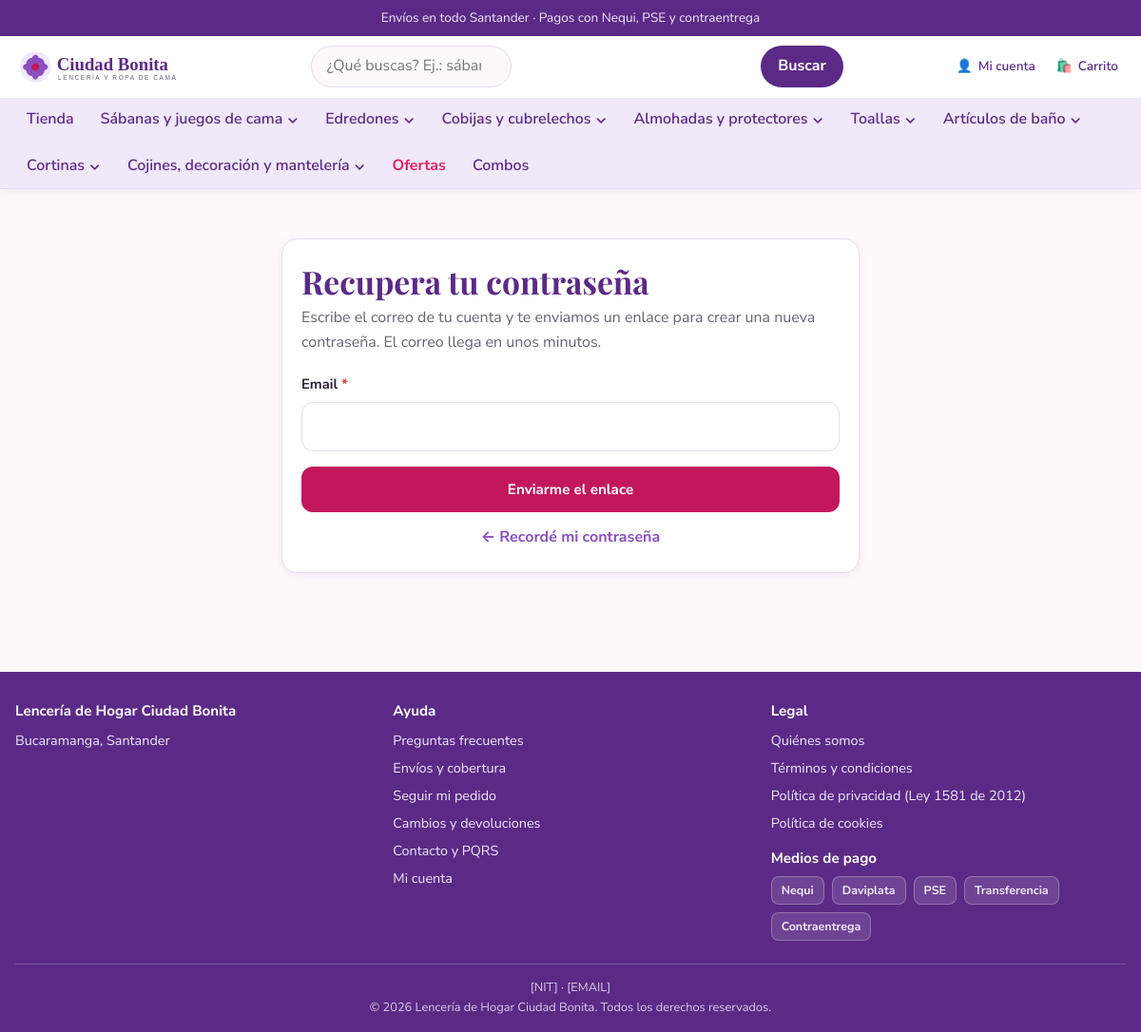
/cuenta/recuperar/, run on the app's committed database.
### core/models.py (models this page shows, shortened)
class SiteConfig(models.Model):
    nombre_negocio = models.CharField(
        "nombre del negocio", max_length=120, default="Lencería de Hogar Ciudad Bonita"
    )
    lema = models.CharField(
        "lema", max_length=160, blank=True,
        help_text="Frase corta que aparece en el encabezado o el pie.",
    )
    logo = models.ImageField("logo", upload_to="config/", blank=True, help_text="PNG o SVG.")
    ciudad = models.CharField("ciudad y departamento", max_length=80, default="Bucaramanga, Santander")
    whatsapp = models.CharField(
        "WhatsApp", max_length=20, blank=True,
        help_text="Solo dígitos con código de país. Ejemplo: 573001112233",
    )
    telefono = models.CharField("teléfono", max_length=20, blank=True)
    email_contacto = models.EmailField("correo de contacto", blank=True)
    nit = models.CharField("NIT", max_length=20, blank=True, help_text="Dejar en blanco si aún no se tiene.")
    direccion = models.CharField("dirección", max_length=160, blank=True)
    horario = models.CharField(
        "horario de atención", max_length=120, blank=True,
        help_text="Ejemplo: Lunes a sábado de 9:00 a.m. a 7:00 p.m.",
    )
    banner_promo_activo = models.BooleanField("mostrar banner de promoción", default=True)
    banner_promo_texto = models.CharField(
        "texto de promoción", max_length=160,
        default="Envíos en todo Santander · Pagos con Nequi, PSE y contraentrega",
    )
    ofertas_hasta = models.DateTimeField(
        "ofertas de la semana hasta", null=True, blank=True,
        help_text="Fecha y hora en que termina la cuenta regresiva de ofertas del inicio. "
                  "Si está vacía, no se muestra la sección.",
    )
    iva_incluido = models.BooleanField(
        "precios con IVA incluido", default=True,
        help_text="Si se desactiva, el IVA se calcula aparte en el checkout.",
    )
    iva_tasa = models.DecimalField(
        "tasa de IVA (%)", max_digits=5, decimal_places=2, default=19.00,
    )
    pago_nequi = models.TextField(
        "Nequi", blank=True,
        help_text="Número Nequi y titular. Ej.: 300 111 2233 — Lencería de Hogar. "
                  "Dejar en blanco si aún no se tiene.",
    )
    pago_daviplata = models.TextField(
        "Daviplata", blank=True,
        help_text="Número Daviplata y titular. Dejar en blanco si aún no se tiene.",
    )
    pago_transferencia = models.TextField(
        "Transferencia bancaria", blank=True,
        help_text="Banco, tipo de cuenta, número de cuenta y titular. "
                  "Dejar en blanco si aún no se tiene.",
    )
    reserva_horas_transferencia = models.PositiveIntegerField(
        "horas de reserva para transferencia", default=48,
        help_text="Cuánto tiempo se reserva el stock esperando el comprobante "
                  "(horas). Después el pedido se cancela solo.",
    )
    instagram = models.URLField("Instagram", blank=True)
    facebook = models.URLField("Facebook", blank=True)
    tiktok = models.URLField("TikTok", blank=True)
    class Meta:
        verbose_name = "configuración del negocio"
        verbose_name_plural = "configuración del negocio"
    @classmethod
    def get(cls):
        obj, _created = cls.objects.get_or_create(pk=1)
        return obj

### catalog/models.py (models this page shows, shortened)
class Categoria(models.Model):
    nombre = models.CharField("nombre", max_length=80, unique=True)
    slug = models.SlugField("slug", max_length=90, unique=True, blank=True)
    padre = models.ForeignKey(
        "self", on_delete=models.CASCADE, related_name="hijas",
        verbose_name="categoría padre", blank=True, null=True,
        help_text="Déjalo vacío para una categoría principal.",
    )
    descripcion = models.TextField("descripción", blank=True)
    imagen = models.ImageField("imagen", upload_to="categorias/", blank=True)
    orden = models.PositiveIntegerField("orden", default=0)
    activa = models.BooleanField("activa", default=True)
    meta_titulo = models.CharField("título SEO", max_length=70, blank=True)
    meta_descripcion = models.CharField("meta descripción SEO", max_length=160, blank=True)
    class Meta:
        verbose_name = "categoría"
        verbose_name_plural = "categorías"
        ordering = ["orden", "nombre"]
    def get_absolute_url(self):
        return reverse("catalog:categoria", args=[self.slug])

### accounts/context_processors.py (called while the page is built)
def deseos(request):
    if request.user.is_authenticated:
        return {
            "deseos_ids": set(request.user.deseos.values_list("producto_id", flat=True))
        }
    return {"deseos_ids": set()}

### cart/context_processors.py (called while the page is built)
def carrito(request):
    from cart.servicios import resumen
    return {"carrito_ui": resumen(request)}

### cart/servicios.py (called while the page is built, shortened)
def leer(request):
    datos = request.session.get(CLAVE) or {}
    lineas = {}
    return {
        "lineas": lineas,
        "cupon": str(datos.get("cupon") or "").strip().upper(),
        "municipio": str(datos.get("municipio") or "").strip(),
        "guardados": [str(s) for s in (datos.get("guardados") or [])],
    }

### core/context_processors.py (called while the page is built)
def site_config(request):
    config = SiteConfig.get()
    from catalog.models import Categoria
    categorias_menu = list(
        Categoria.objects.filter(activa=True, padre=None)
        .prefetch_related("hijas")
        .order_by("orden", "nombre")
    )
    return {
        "site": config,
        "categorias_menu": categorias_menu,
    }

### promotions/engine.py (called while the page is built, shortened)
def _d(valor):
    return Decimal(valor).quantize(ENTERO, rounding=ROUND_HALF_UP)

def _contexto_promos(ahora):
    return {
        "relampagos": list(
            VentaRelampago.objects.filter(activo=True, desde__lte=ahora, hasta__gte=ahora)
        ),
        "descuentos": list(
            Descuento.objects.filter(activo=True)
            .select_related("producto", "variante", "categoria")
        ),
        "unidades": list(
            PromoUnidades.objects.filter(activo=True).select_related("producto", "categoria")
        ),
        "volumen": list(
            PromoVolumen.objects.filter(activo=True).select_related("producto", "categoria")
        ),
    }

def calcular_carrito(lineas, codigo_cupon=None, usuario=None, ahora=None):
    ahora = ahora or timezone.now()
    preparadas = []
    for l in lineas:
        if isinstance(l, LineaCarrito):
            preparadas.append(l)
        else:  # tupla (variante, cantidad)
            preparadas.append(LineaCarrito(variante=l[0], cantidad=l[1]))
    ctx = _contexto_promos(ahora)
    lineas_calc = [_calcular_linea(l, ahora, ctx) for l in preparadas]
    descuento_ofertas = _d(sum(l.descuento for l in lineas_calc))
    resumen = ResumenCarrito(
        lineas=lineas_calc,
        descuento_ofertas=descuento_ofertas,
    )
    subtotal = resumen.subtotal
    if not codigo_cupon:
        return resumen

    @property
    def subtotal(self):
        return _d(sum(l.subtotal for l in self.lineas))

### templates/accounts/recuperar.html (shortened to what this page needs)
{% extends "base.html" %}
{% block contenido %}
<div class="contenedor cuenta">
  <section class="cuenta__tarjeta">
    <h1>Recupera tu contraseña</h1>
    <p class="cuenta__bajada">
      Escribe el correo de tu cuenta y te enviamos un enlace para crear una nueva
      contraseña. El correo llega en unos minutos.
    </p>
    <form method="post" action="{% url 'accounts:recuperar' %}" novalidate>
      {% include "accounts/_formulario.html" %}
      <button type="submit" class="btn btn-primario btn-bloque">Enviarme el enlace</button>
    </form>
    <p class="cuenta__enlaces">
      <a href="{% url 'accounts:ingreso' %}">← Recordé mi contraseña</a>
    </p>
  </section>
</div>
{% endblock contenido %}

### templates/includes/header.html (shortened to what this page needs)
{% load static %}
<header class="encabezado">
  {% if site.banner_promo_activo and site.banner_promo_texto %}
    <div class="barra-promo">
      {{ site.banner_promo_texto }}
    </div>
  {% endif %}
  <div class="contenedor encabezado__fila">
    <a class="logo" href="{% url 'core:home' %}" aria-label="Ir al inicio de {{ site.nombre_negocio }}">
      {% if site.logo %}
        <img src="{{ site.logo.url }}" alt="{{ site.nombre_negocio }}" width="220" height="60">
      {% else %}
        <img src="{% static 'img/logo.svg' %}" alt="{{ site.nombre_negocio }}" width="220" height="60">
      {% endif %}
    </a>
    <div class="buscar" x-data="{ abierto: false, consulta: '' }" @click.outside="abierto = false">
      <form class="buscar__caja" action="{% url 'catalog:buscar' %}" method="get" role="search"
            @submit="abierto = false">
        <div class="buscar__campo">
          <input type="search" name="q" placeholder="¿Qué buscas? Ej.: sábanas, edredón, toallas…"
                 aria-label="Buscar productos" autocomplete="off"
                 hx-get="{% url 'catalog:autocomplete' %}"
                 hx-trigger="keyup changed delay:250ms"
                 hx-target="#sugerencias"
                 hx-include="closest .buscar"
                 @focus="abierto = true"
                 x-model="consulta">
        </div>
        <button type="submit">Buscar</button>
      </form>
    </div>
    <nav class="acciones" aria-label="Mi cuenta y carrito">
      {% if user.is_authenticated %}
        <a href="{% url 'accounts:panel' %}">
          <span aria-hidden="true">👤</span><span class="texto">{{ user.first_name|default:"Mi cuenta" }}</span>
        </a>
      {% else %}
        <a href="{% url 'accounts:ingreso' %}">
          <span aria-hidden="true">👤</span><span class="texto">Mi cuenta</span>
        </a>
      {% endif %}
      <a href="{% url 'cart:pagina' %}" {% if carrito_ui.items %}class="tiene-items"{% endif %}>
        <span aria-hidden="true">🛍️</span><span class="texto">Carrito</span>
      </a>
    </nav>
  </div>
  <nav class="menu-nav" aria-label="Categorías"
       x-data="{ movil: false }"
       @abrir-menu.window="movil = true"
       :class="movil ? 'menu-nav--movil-abierto' : ''">
    <div class="contenedor">
      <ul>
        <li><a href="{% url 'catalog:tienda' %}">Tienda</a></li>
        {% for cat in categorias_menu %}
          <li class="menu-nav__item"
              x-data="{ abierto: false }"
              @mouseenter="abierto = true" @mouseleave="abierto = false">
            <a href="{{ cat.get_absolute_url }}"
               @click.prevent="if ({{ cat.hijas.all|length }}) { abierto = !abierto } else { window.location = '{{ cat.get_absolute_url }}' }"
               :aria-expanded="abierto ? 'true' : 'false'">
              {{ cat.nombre }}{% if cat.hijas.all %} <span aria-hidden="true">⌄</span>{% endif %}
            </a>
          </li>
        {% endfor %}
        <li><a href="{% url 'catalog:ofertas' %}" class="menu-nav__ofertas">Ofertas</a></li>
        <li><a href="{% url 'catalog:combos' %}">Combos</a></li>
      </ul>
    </div>
  </nav>
</header>

### templates/includes/footer.html (shortened to what this page needs)
<footer class="pie">
  <div class="contenedor">
    <div class="pie__columnas">
      <div>
        <h3>{{ site.nombre_negocio }}</h3>
        <p class="mt-1">
          {% if site.ciudad %}{{ site.ciudad }}<br>{% endif %}
        </p>
      </div>
      <div>
        <h4>Ayuda</h4>
        <ul>
          <li><a href="{% url 'core:pagina' 'preguntas-frecuentes' %}">Preguntas frecuentes</a></li>
          <li><a href="{% url 'core:pagina' 'envios-y-cobertura' %}">Envíos y cobertura</a></li>
          <li><a href="{% url 'orders:seguimiento' %}">Seguir mi pedido</a></li>
          <li><a href="{% url 'core:pagina' 'cambios-y-devoluciones' %}">Cambios y devoluciones</a></li>
          <li><a href="{% url 'core:pagina' 'contacto' %}">Contacto y PQRS</a></li>
          <li><a href="{% if user.is_authenticated %}{% url 'accounts:panel' %}{% else %}{% url 'accounts:ingreso' %}{% endif %}">Mi cuenta</a></li>
        </ul>
      </div>
      <div>
        <h4>Legal</h4>
        <ul>
          <li><a href="{% url 'core:pagina' 'quienes-somos' %}">Quiénes somos</a></li>
          <li><a href="{% url 'core:pagina' 'terminos' %}">Términos y condiciones</a></li>
          <li><a href="{% url 'core:pagina' 'privacidad' %}">Política de privacidad (Ley 1581 de 2012)</a></li>
          <li><a href="{% url 'core:pagina' 'cookies' %}">Política de cookies</a></li>
        </ul>
        <h4 class="mt-2">Medios de pago</h4>
        <div class="pie__mediospago">
          <span>Nequi</span><span>Daviplata</span><span>PSE</span>
          <span>Transferencia</span><span>Contraentrega</span>
        </div>
      </div>
    </div>
    <div class="pie__legal">
      <p>
        {% if site.nit %}NIT {{ site.nit }} · {% else %}[NIT] · {% endif %}
        {% if site.email_contacto %}{{ site.email_contacto }}{% else %}[EMAIL]{% endif %}
      </p>
      <p>© {% now "Y" %} {{ site.nombre_negocio }}. Todos los derechos reservados.</p>
    </div>
  </div>
</footer>

### static/css/catalogo.css (style rules this page uses)
.menu-nav { position: relative; }
.menu-nav ul { list-style: none; }
.menu-nav__item { position: relative; }
.menu-nav__ofertas { color: var(--oferta) !important; font-weight: 700; }
.buscar__campo { position: relative; flex: 1; }

### static/css/carrito.css (style rules this page uses)
.encabezado .acciones a { position: relative; }

### static/css/cuenta.css (style rules this page uses)
.cuenta { padding-block: 28px 56px; max-width: 640px; }
.cuenta__bajada { color: var(--texto-2); margin-bottom: 20px; }
.cuenta__enlaces { text-align: center; margin-top: 14px; }
.cuenta__enlaces a { color: var(--purpura); font-weight: 700; }
.cuenta__tarjeta { background: var(--blanco); border: 1px solid var(--borde); border-radius: var(--radio-lg); padding: 24px 20px; box-shadow: var(--sombra); }
.cuenta__tarjeta h1 { margin-bottom: 6px; }
.campo input[type="text"], .campo input[type="email"], .campo input[type="password"], .campo input[type="tel"], .campo select, .campo textarea { width: 100%; padding: 12px 14px; border: 1.5px solid var(--borde); border-radius: var(--radio); background: var(--blanco); font: inherit; }

### data on the page
SiteConfig: banner_promo_texto "Envíos en todo Santander · Pagos con Nequi, PSE y contraentrega", nombre_negocio "Lencería de Hogar Ciudad Bonita", ciudad "Bucaramanga, Santander"
Categoria: nombre "Sábanas y juegos de cama"
Categoria: nombre "Edredones"
Categoria: nombre "Cobijas y cubrelechos"
Categoria: nombre "Almohadas y protectores"
Categoria: nombre "Toallas"
Categoria: nombre "Artículos de baño"
Categoria: nombre "Cortinas"
Categoria: nombre "Cojines, decoración y mantelería"

### other printed values
{{ campo.label }} "Email"
